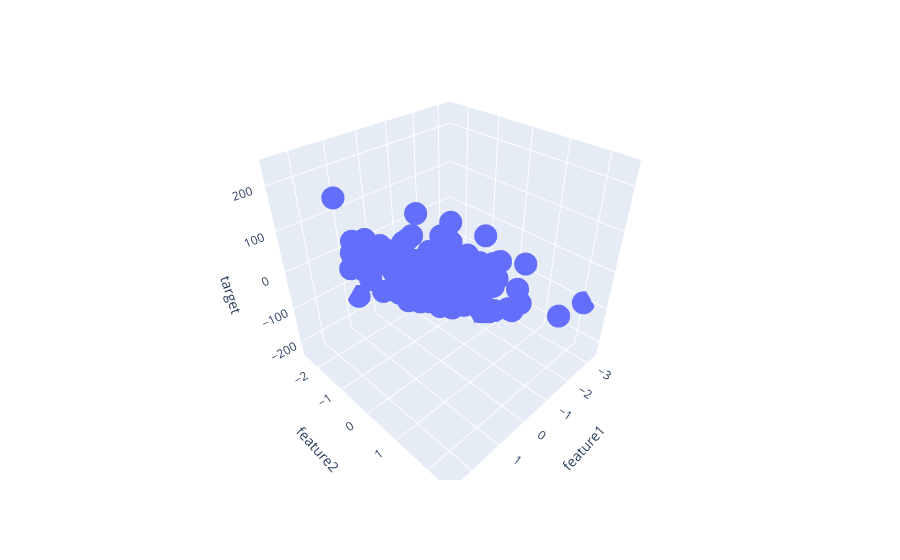

Here is the notebook cell this chart was saved with:
### Code cell
import plotly.express as px
px.scatter_3d(df,x="feature1",y="feature2",z="target")

### Figure 1 — Plotly figure (JSON) as saved in the notebook; plotly's stock layout.template omitted (floating-point values rounded to 4 significant figures; data arrays with more than 128 entries replaced by an {"elided": "..."} marker saying what was removed)
{"data": [{"hovertemplate": "feature1=%{x}<br>feature2=%{y}<br>target=%{z}<extra></extra>", "legendgroup": "", "marker": {"color": "#636efa", "symbol": "circle"}, "mode": "markers", "name": "", "scene": "scene", "showlegend": false, "type": "scatter3d", "x": {"elided": "150 float values"}, "y": {"elided": "150 float values"}, "z": {"elided": "150 float values"}}], "layout": {"legend": {"tracegroupgap": 0}, "margin": {"t": 60}, "scene": {"domain": {"x": [0, 1], "y": [0, 1]}, "xaxis": {"title": {"text": "feature1"}}, "yaxis": {"title": {"text": "feature2"}}, "zaxis": {"title": {"text": "target"}}}}}
